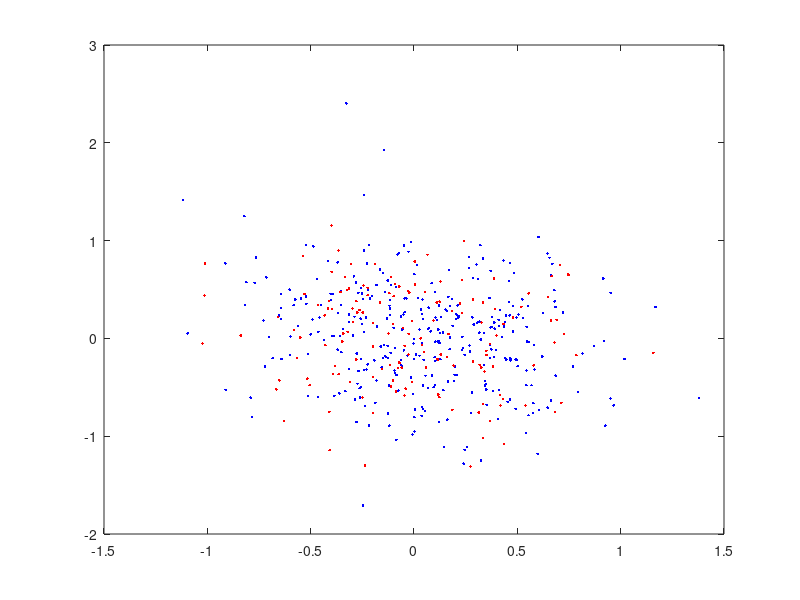

Reproduce this figure in MATLAB. (Note: this script raises an error after producing the figure.)
% demo on filters/patterns and how to obtain patterns for the LDA
% classifier in eeglab/bcilab
% 
% Stefan Haufe, 2014

M = 10; %number of features
N = 500; %number of trials
Nplus = 350; %number of trials in positive class

% labels
targets = [ones(Nplus, 1); -ones(N-Nplus, 1)];

% generate data for two classes according to LDA model
% create a random covariance matrix
O = orth(randn(M));
cov_theo = O*diag(exp(2*randn(M, 1)))*O'; 
cov_theo = cov_theo ./ norm(cov_theo);
% create offset: class means differ only in first five features, not in the
% last five
% this is the vector we want to recover, and which only the pattern will
% give us, not the filter
offset = zeros(1, M); offset(1:5) = 1*randn(1, 5); 
% generate data finally
trials = randn(N, M)*sqrtm(cov_theo) + [repmat(offset, Nplus, 1); zeros(N-Nplus, M)];

% plot trials of two classes in 1st and 6th dimension
% distributions differ only in the 1st, but not in the 6th
plot(trials(1:Nplus, 1), trials(1:Nplus, 6), 'b.')
hold on
plot(trials(Nplus+1:N, 1), trials(Nplus+1:N, 6), 'r.')



% train LDA, obtain filter
model = ml_trainlda(trials, targets);
w = model.w;

% obtain pattern 
a = w*cov(trials);

% compare filters, patterns, and the original classmean differences we want
% to recover
figure;
plot(zscore(offset), 'b')
hold on
plot(zscore(w), 'r')
plot(zscore(a), 'g')
legend('true offset', 'filter', 'pattern')

pause

% As I mentioned earlier, for the LDA classifier (without regularization),
% the pattern is particularly simple, and can be computed without actually
% performing the LDA classification. All we have to do to get the pattern
% is to compute the difference of the sum of the feature vectors of the two
% classes
% But: try this with a different classifier, and it may not necessarily
% work, so the pattern in line 40 is the safe choice for all classifiers
a2 = sum(trials(1:Nplus, :))-sum(trials(Nplus+1:N, :));
plot(zscore(a2), 'c--')
legend('true offset', 'filter', 'pattern', 'classdiffpattern')


